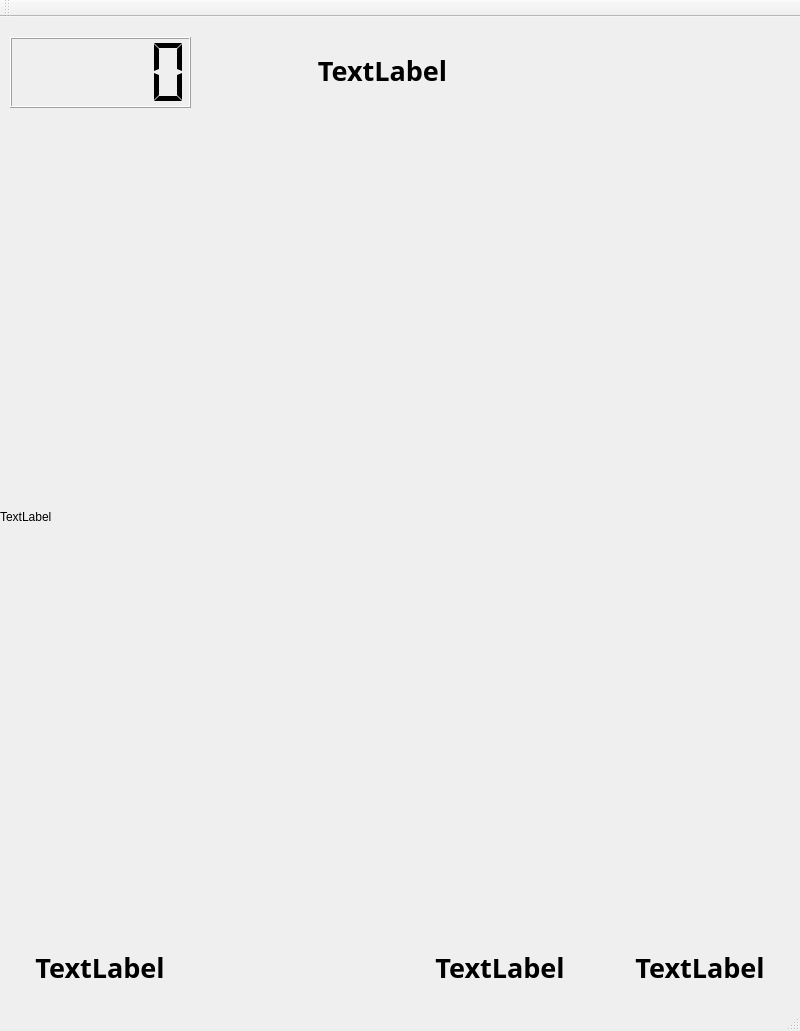
<?xml version="1.0" encoding="UTF-8"?>
<ui version="4.0">
 <class>MainWindow</class>
 <widget class="QMainWindow" name="MainWindow">
  <property name="geometry">
   <rect>
    <x>0</x>
    <y>0</y>
    <width>800</width>
    <height>1031</height>
   </rect>
  </property>
  <property name="windowTitle">
   <string>MainWindow</string>
  </property>
  <widget class="QWidget" name="centralWidget">
   <widget class="QStackedWidget" name="stackedWidget">
    <property name="geometry">
     <rect>
      <x>0</x>
      <y>0</y>
      <width>800</width>
      <height>1001</height>
     </rect>
    </property>
    <property name="currentIndex">
     <number>1</number>
    </property>
    <widget class="QWidget" name="start_page">
     <widget class="QPushButton" name="start_game">
      <property name="geometry">
       <rect>
        <x>275</x>
        <y>350</y>
        <width>250</width>
        <height>50</height>
       </rect>
      </property>
      <property name="text">
       <string/>
      </property>
     </widget>
     <widget class="QLabel" name="movie_lable">
      <property name="geometry">
       <rect>
        <x>0</x>
        <y>0</y>
        <width>800</width>
        <height>1000</height>
       </rect>
      </property>
      <property name="text">
       <string>TextLabel</string>
      </property>
     </widget>
     <widget class="QPushButton" name="exit_game">
      <property name="geometry">
       <rect>
        <x>275</x>
        <y>500</y>
        <width>250</width>
        <height>50</height>
       </rect>
      </property>
      <property name="text">
       <string/>
      </property>
     </widget>
    </widget>
    <widget class="QWidget" name="main_page">
     <widget class="QLCDNumber" name="lcdNumber">
      <property name="geometry">
       <rect>
        <x>10</x>
        <y>20</y>
        <width>181</width>
        <height>71</height>
       </rect>
      </property>
      <property name="segmentStyle">
       <enum>QLCDNumber::Flat</enum>
      </property>
     </widget>
     <widget class="QLabel" name="check_label_left">
      <property name="geometry">
       <rect>
        <x>0</x>
        <y>900</y>
        <width>200</width>
        <height>100</height>
       </rect>
      </property>
      <property name="font">
       <font>
        <family>Arial Black</family>
        <pointsize>20</pointsize>
        <weight>75</weight>
        <bold>true</bold>
       </font>
      </property>
      <property name="text">
       <string>TextLabel</string>
      </property>
      <property name="alignment">
       <set>Qt::AlignCenter</set>
      </property>
     </widget>
     <widget class="QLabel" name="check_label_up">
      <property name="geometry">
       <rect>
        <x>200</x>
        <y>900</y>
        <width>200</width>
        <height>100</height>
       </rect>
      </property>
      <property name="font">
       <font>
        <family>Arial Black</family>
        <pointsize>20</pointsize>
        <weight>75</weight>
        <bold>true</bold>
       </font>
      </property>
      <property name="text">
       <string/>
      </property>
      <property name="alignment">
       <set>Qt::AlignCenter</set>
      </property>
     </widget>
     <widget class="QLabel" name="check_label_down">
      <property name="geometry">
       <rect>
        <x>400</x>
        <y>900</y>
        <width>200</width>
        <height>100</height>
       </rect>
      </property>
      <property name="font">
       <font>
        <family>Arial Black</family>
        <pointsize>20</pointsize>
        <weight>75</weight>
        <bold>true</bold>
       </font>
      </property>
      <property name="text">
       <string>TextLabel</string>
      </property>
      <property name="alignment">
       <set>Qt::AlignCenter</set>
      </property>
     </widget>
     <widget class="QLabel" name="check_label_right">
      <property name="geometry">
       <rect>
        <x>600</x>
        <y>900</y>
        <width>200</width>
        <height>100</height>
       </rect>
      </property>
      <property name="font">
       <font>
        <family>Arial Black</family>
        <pointsize>20</pointsize>
        <weight>75</weight>
        <bold>true</bold>
       </font>
      </property>
      <property name="text">
       <string>TextLabel</string>
      </property>
      <property name="alignment">
       <set>Qt::AlignCenter</set>
      </property>
     </widget>
     <widget class="QLabel" name="perfect_lable">
      <property name="geometry">
       <rect>
        <x>212</x>
        <y>23</y>
        <width>341</width>
        <height>61</height>
       </rect>
      </property>
      <property name="font">
       <font>
        <family>Arial Black</family>
        <pointsize>20</pointsize>
        <weight>75</weight>
        <bold>true</bold>
       </font>
      </property>
      <property name="text">
       <string>TextLabel</string>
      </property>
      <property name="alignment">
       <set>Qt::AlignCenter</set>
      </property>
     </widget>
     <widget class="QLabel" name="main_back_label">
      <property name="geometry">
       <rect>
        <x>0</x>
        <y>0</y>
        <width>800</width>
        <height>1000</height>
       </rect>
      </property>
      <property name="text">
       <string>TextLabel</string>
      </property>
     </widget>
    </widget>
   </widget>
  </widget>
  <widget class="QMenuBar" name="menuBar">
   <property name="geometry">
    <rect>
     <x>0</x>
     <y>0</y>
     <width>800</width>
     <height>26</height>
    </rect>
   </property>
  </widget>
  <widget class="QToolBar" name="mainToolBar">
   <attribute name="toolBarArea">
    <enum>TopToolBarArea</enum>
   </attribute>
   <attribute name="toolBarBreak">
    <bool>false</bool>
   </attribute>
  </widget>
  <widget class="QStatusBar" name="statusBar"/>
 </widget>
 <layoutdefault spacing="6" margin="11"/>
 <resources/>
 <connections/>
</ui>
